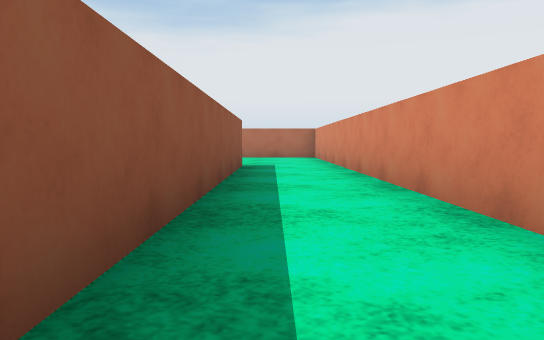
view 1 (above)

22 first-person views from a walk through a 3-D level made in the Unity game engine. The camera is 0.51 m above the floor, tilts 4° down and sees 70° across. The floor is counted in squares, 1 m on a side. Each view is taken from the middle of a square. On the plan, view 1 faces up. The plan holds only what a view shows up to about 9 squares ahead; the rest is blank. The player is left out. Surface patterns are stand-ins for the level's own textures.

view 2
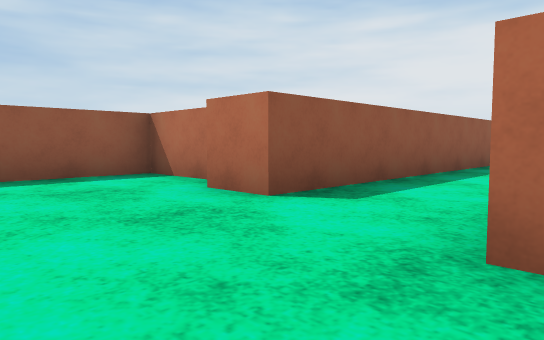

view 3
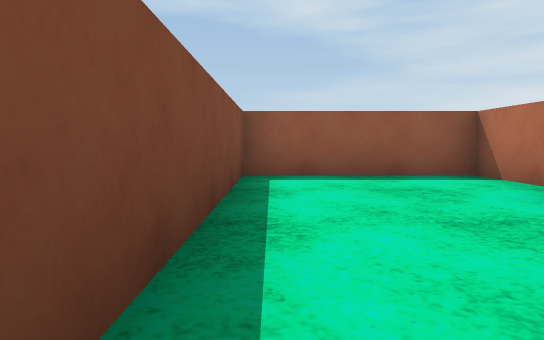

view 4
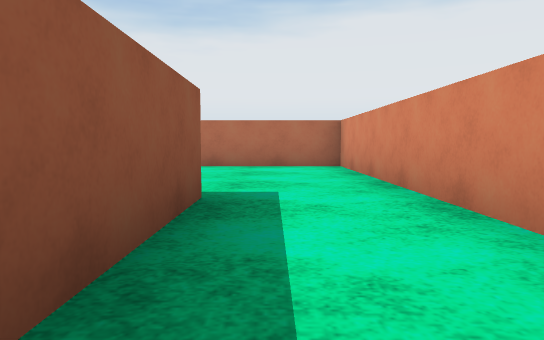

view 5
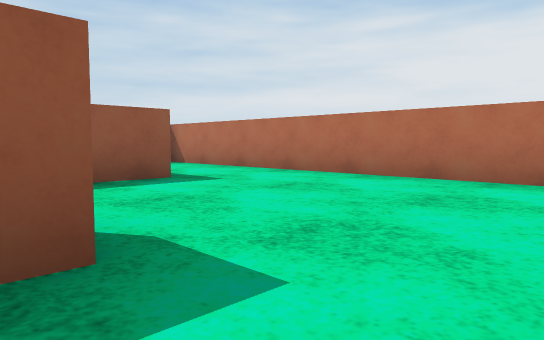

view 6
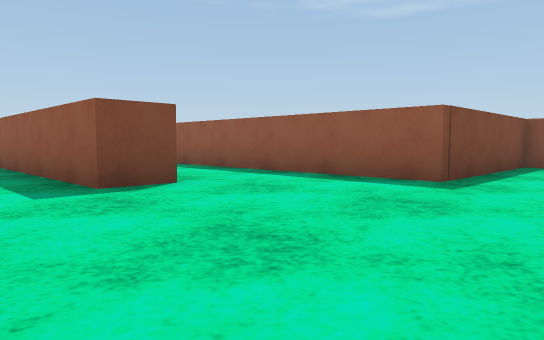

view 7
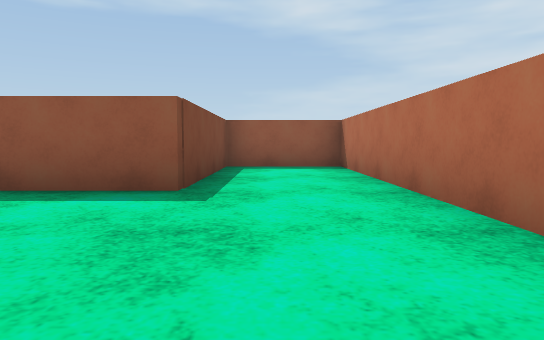

view 8
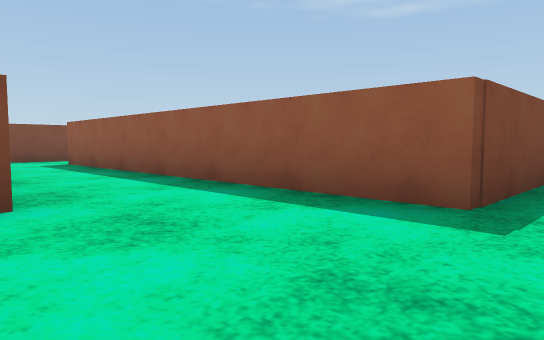

view 9
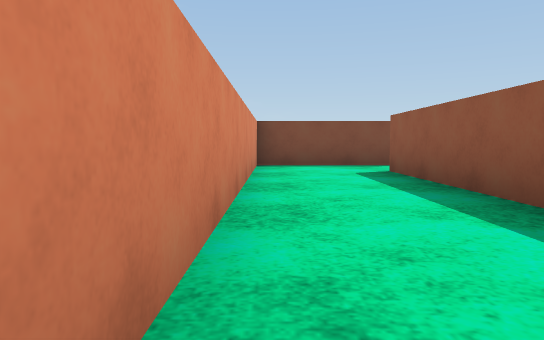

view 10
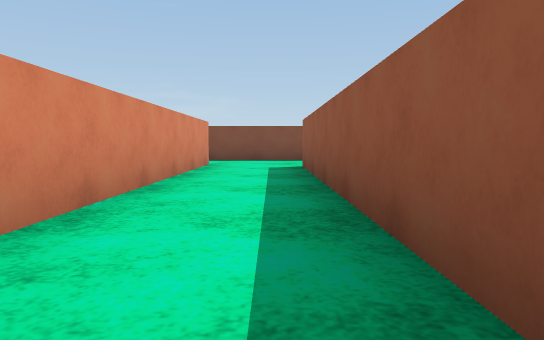

view 11
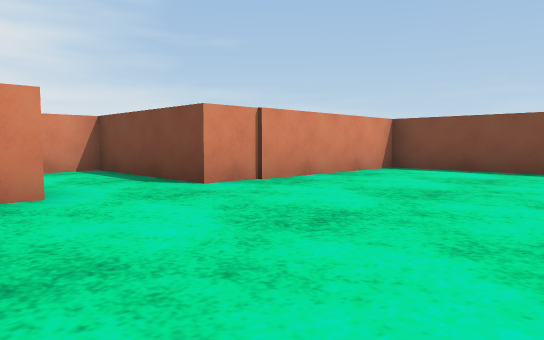

view 12
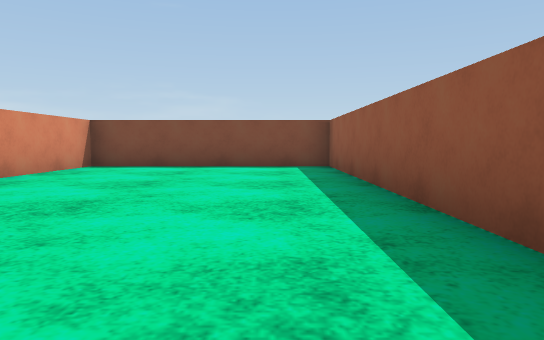

view 13
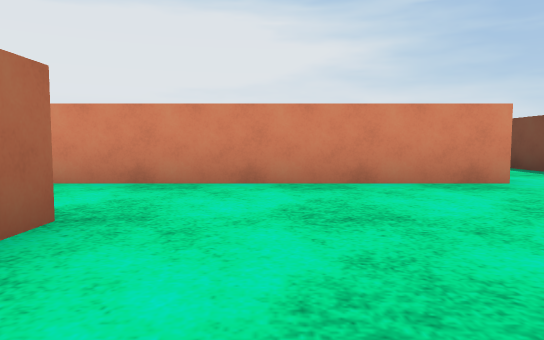

view 14
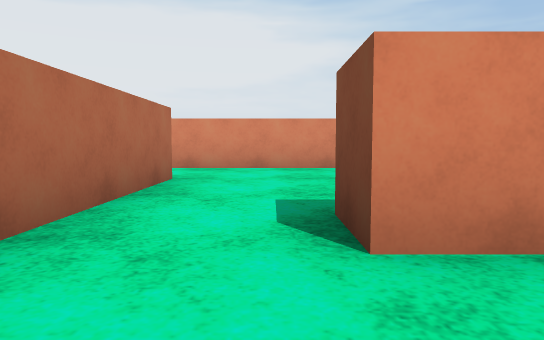

view 15
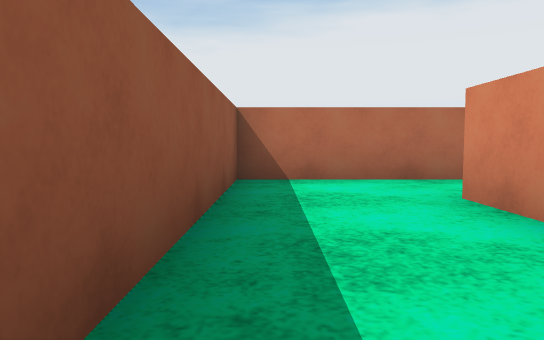

view 16
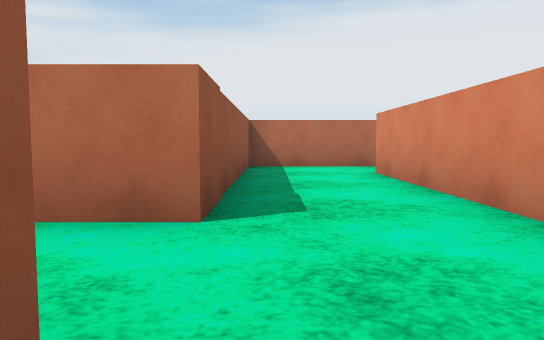

view 17
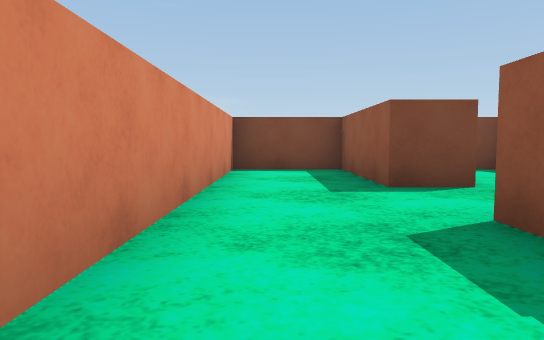

view 18
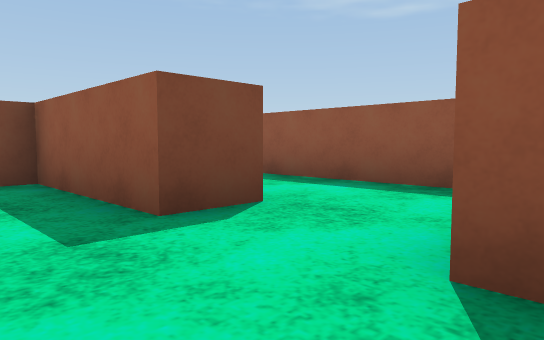

view 19
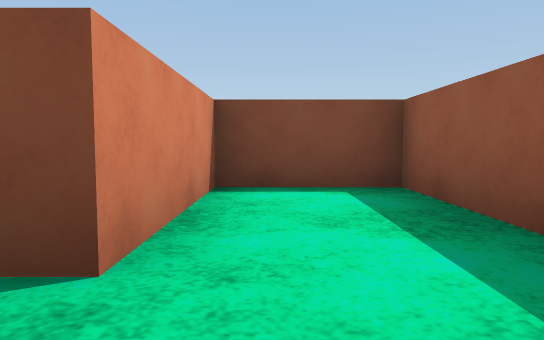

view 20
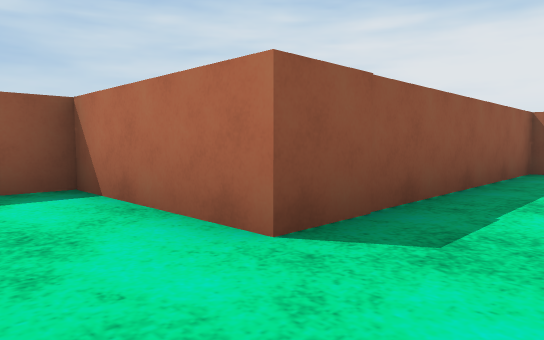

view 21
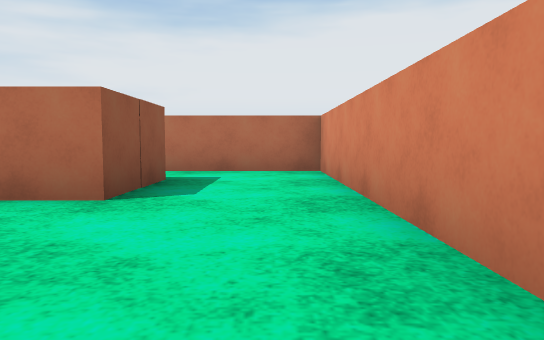

view 22
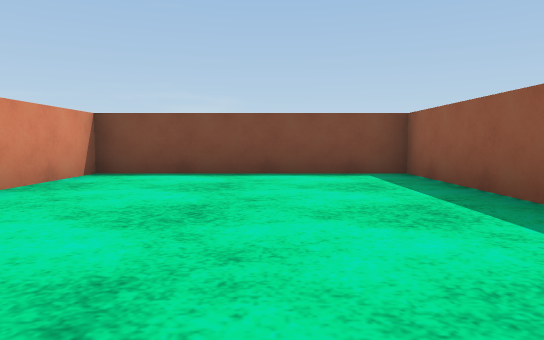

### Floor plan
Key: @ floor where view 1 was taken; # wall or solid block; . floor.
Columns run from 17 left of view 1 to 2 right of it. Each row starts with its distance up from view 1.
 14         ############
 13         #..........#
 12         #..........#
 11         ######.....#
 10          #####.....#
  9          ...##.....#
  8          #..##..#..#
  7    #######..##..#..#
  6    #........##..#..#
  5    #........##..#..#
  4    #..#.....##..#..#
  3    #..#.....##..#..#
  2    #..#.....##..#..#
  1 ####..#.........#..#
  0 #.....#.....#####@.#
 -1 #.....#.....#####..#
 -2 #..#..#.....##.....#
 -3 #..#..#.....##......
 -4 #..#..#.....##......
 -5 ###################

Positions as (right, up) in squares from view 1, and headings:
1: (0, 0), facing up
2: (2, -4), facing up-left
3: (2, -4), facing left
4: (0, 5), facing up
5: (1, 8), facing up-left
6: (1, 13), facing down-left
7: (0, 12), facing left
8: (-1, 12), facing down-left
9: (-2, 9), facing down
10: (0, 7), facing down
11: (-9, 3), facing down-right
12: (-9, 4), facing down
13: (-10, 5), facing right
14: (-13, 5), facing right
15: (-13, 1), facing up
16: (-13, -2), facing up
17: (-12, 3), facing down
18: (-12, 1), facing down-left
19: (-15, 0), facing down
20: (-12, -1), facing up-left
21: (-6, 3), facing up
22: (-8, 2), facing down
